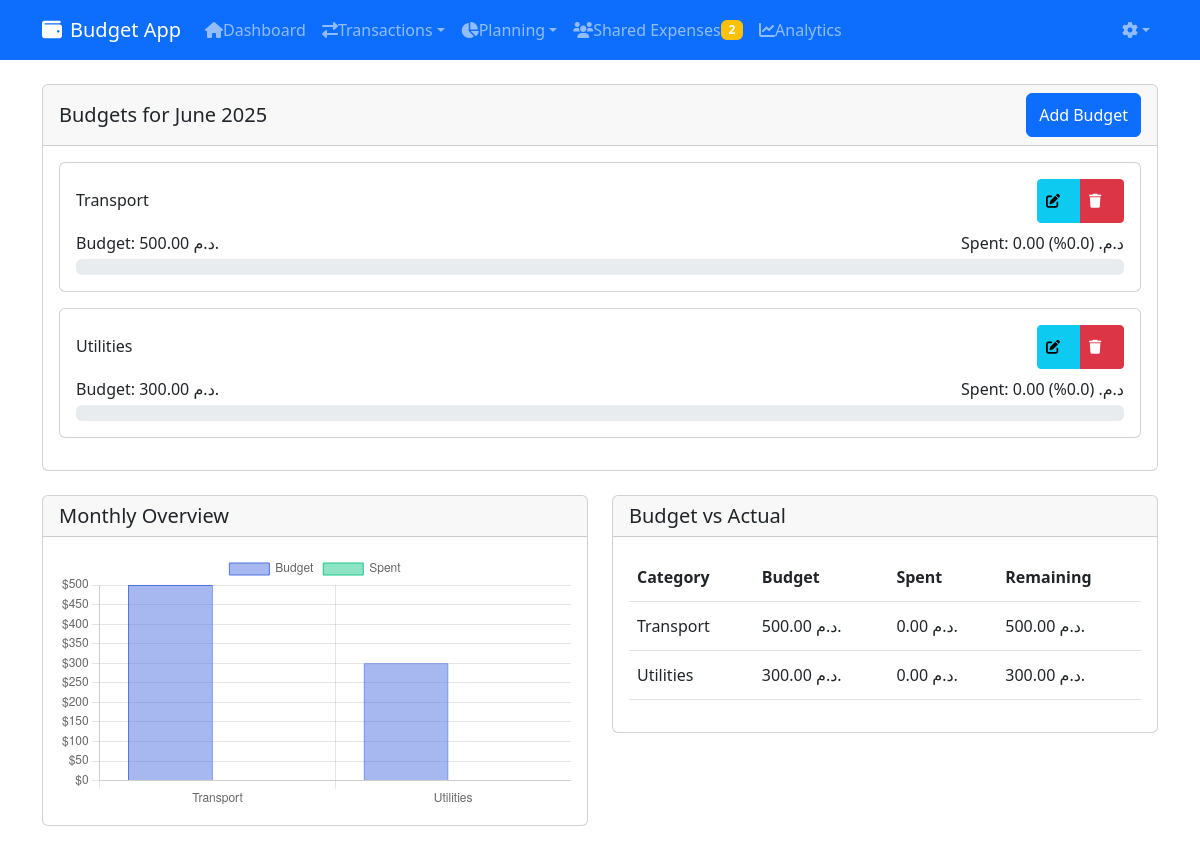
Page /budgets/ (signed in) on the committed database.
### core/models.py (models this page shows, shortened)
class Budget(models.Model):
    user = models.ForeignKey(User, on_delete=models.CASCADE)
    category = models.ForeignKey(Category, on_delete=models.CASCADE)
    amount = models.DecimalField(max_digits=10, decimal_places=2)
    month = models.PositiveSmallIntegerField()
    year = models.PositiveIntegerField()
    class Meta:
        unique_together = ('user', 'category', 'month', 'year')

class Category(models.Model):
    TYPE_CHOICES = [
        ('income', 'Income'),
        ('expense', 'Expense')
    ]
    user = models.ForeignKey(User, on_delete=models.CASCADE)
    name = models.CharField(max_length=100)
    type = models.CharField(max_length=7, choices=TYPE_CHOICES)

### core/views.py (the view)
# urls.py: path('budgets/', views.BudgetListView.as_view(), name='budget-list'),
class BudgetListView(LoginRequiredMixin, ListView):
    model = Budget
    template_name = 'core/budget_list.html'
    context_object_name = 'budgets'
    def get_queryset(self):
        self.current_date = timezone.now().date()
        return Budget.objects.filter(
            user=self.request.user,
            month=self.current_date.month,
            year=self.current_date.year
        ).select_related('category')
    def get_context_data(self, **kwargs):
        context = super().get_context_data(**kwargs)
        context['current_date'] = self.current_date
        for budget in context['budgets']:
            spent = Transaction.objects.filter(
                user=self.request.user,
                category=budget.category,
                type='expense',
                date__year=self.current_date.year,
                date__month=self.current_date.month
            ).aggregate(total=Sum('amount'))['total'] or 0
            budget.spent_amount = spent
            budget.spent_percentage = (spent / budget.amount * 100) if budget.amount > 0 else 0
            budget.remaining = budget.amount - spent
        return context

### core/templatetags/currency_format.py (called while the page is built)
@register.filter(name='currency')
def currency(value):
    try:
        value = float(value)
        formatted_value = floatformat(value, settings.CURRENCY_DECIMAL_PLACES)
        parts = str(formatted_value).split('.')
        integer_part = parts[0]
        formatted_integer = ''
        for i, digit in enumerate(reversed(integer_part)):
            if i > 0 and i % 3 == 0:
                formatted_integer = settings.CURRENCY_THOUSAND_SEPARATOR + formatted_integer
            formatted_integer = digit + formatted_integer
        if len(parts) > 1:
            formatted_value = f"{formatted_integer}{settings.CURRENCY_DECIMAL_SEPARATOR}{parts[1]}"
        else:
            formatted_value = formatted_integer
        return f"{formatted_value} {settings.CURRENCY_SYMBOL}"
    except (ValueError, TypeError):
        return ''

### core/templates/core/budget_list.html (shortened to what this page needs)
{% extends 'core/base.html' %}
{% load budget_filters %}
{% load currency_format %}
{% block content %}
<div class="card">
    <div class="card-header d-flex justify-content-between align-items-center">
        <h5 class="mb-0">Budgets for {{ current_date|date:"F Y" }}</h5>
        <a href="{% url 'budget-create' %}" class="btn btn-primary">Add Budget</a>
    </div>
    <div class="card-body">
        {% if budgets %}
            {% for budget in budgets %}
            <div class="card mb-3">
                <div class="card-body">
                    <div class="d-flex justify-content-between align-items-center mb-2">
                        <h6 class="mb-0">{{ budget.category.name }}</h6>
                        <div class="btn-group">
                            <a href="{% url 'budget-update' budget.pk %}" class="btn btn-sm btn-info">
                                <i class="fas fa-edit"></i>
                            </a>
                            <a href="{% url 'budget-delete' budget.pk %}" class="btn btn-sm btn-danger">
                                <i class="fas fa-trash"></i>
                            </a>
                        </div>
                    </div>
                    <div class="d-flex justify-content-between mb-1">
                        <span>Budget: {{ budget.amount|currency }}</span>
                        <span>Spent: {{ budget.spent_amount|currency }} ({{ budget.spent_percentage|floatformat:1 }}%)</span>
                    </div>
                    <div class="progress">
                    </div>
                </div>
            </div>
            {% endfor %}
        {% else %}
            <div class="text-center py-4">
                <p class="text-muted mb-0">No budgets set for this month</p>
                <p class="text-muted">Click the "Add Budget" button to create one</p>
            </div>
        {% endif %}
    </div>
</div>
<div class="row mt-4">
    <div class="col-md-6">
        <div class="card">
            <div class="card-header">
                <h5 class="mb-0">Monthly Overview</h5>
            </div>
            <div class="card-body">
                <canvas id="budgetChart"></canvas>
            </div>
        </div>
    </div>
    <div class="col-md-6">
        <div class="card">
            <div class="card-header">
                <h5 class="mb-0">Budget vs Actual</h5>
            </div>
            <div class="card-body">
                <div class="table-responsive">
                    <table class="table">
                        <thead>
                            <tr>
                                <th>Category</th>
                                <th>Budget</th>
                                <th>Spent</th>
                                <th>Remaining</th>
                            </tr>
                        </thead>
                        <tbody>
                            {% for budget in budgets %}
                            <tr>
                                <td>{{ budget.category.name }}</td>
                                <td>{{ budget.amount|currency }}</td>
                                <td>{{ budget.spent_amount|currency }}</td>
                                <td>{{ budget.remaining|currency }}</td>
                            </tr>
                            {% endfor %}
                        </tbody>
                    </table>
                </div>
            </div>
        </div>
    </div>
</div>
{% block extra_js %}
<script>
document.addEventListener('DOMContentLoaded', function() {
    const ctx = document.getElementById('budgetChart').getContext('2d');
    new Chart(ctx, {
        type: 'bar',
        data: {
            labels: [{% for budget in budgets %}'{{ budget.category.name }}',{% endfor %}],
            datasets: [
                {
                    label: 'Budget',
                    data: [{% for budget in budgets %}{{ budget.amount }},{% endfor %}],
                    backgroundColor: 'rgba(78, 115, 223, 0.5)',
                    borderColor: 'rgba(78, 115, 223, 1)',
                    borderWidth: 1
                },
                {
                    label: 'Spent',
                    data: [{% for budget in budgets %}{{ budget.spent_amount }},{% endfor %}],
                    backgroundColor: 'rgba(28, 200, 138, 0.5)',
                    borderColor: 'rgba(28, 200, 138, 1)',
                    borderWidth: 1
                }
            ]
        },
        options: {
            responsive: true,
            scales: {
                y: {
                    beginAtZero: true,
                    ticks: {
                        callback: function(value) {
                            return '$' + value.toLocaleString();
                        }
                    }
                }
            }
        }
    });
});
</script>
{% endblock %}
{% endblock %}

### core/templates/core/base.html (style rules this page uses)
@media (hover: none) { .nav-link, .btn { min-height: 44px; min-width: 44px; display: flex; align-items: center; } }
@media (hover: none) { .table td, .table th { padding: 12px 8px; } }

### rows in the picture
Budget: category.name "Transport", amount "500.00 د.م.", spent_amount "0.00 د.م.", spent_percentage "0.0", remaining "500.00 د.م."
Budget: category.name "Utilities", amount "300.00 د.م.", spent_amount "0.00 د.م.", spent_percentage "0.0", remaining "300.00 د.م."

### other values in the picture
{{ pending_count }} "2"
{{ current_date|date:"F Y" }} "June 2025"
chart data {{ budget.category.name }} Transport, Utilities, Transport, Utilities
chart data {{ budget.amount }} 500.00, 300.00, 500.00, 300.00
chart data {{ budget.spent_amount }} 0, 0, 0, 0
